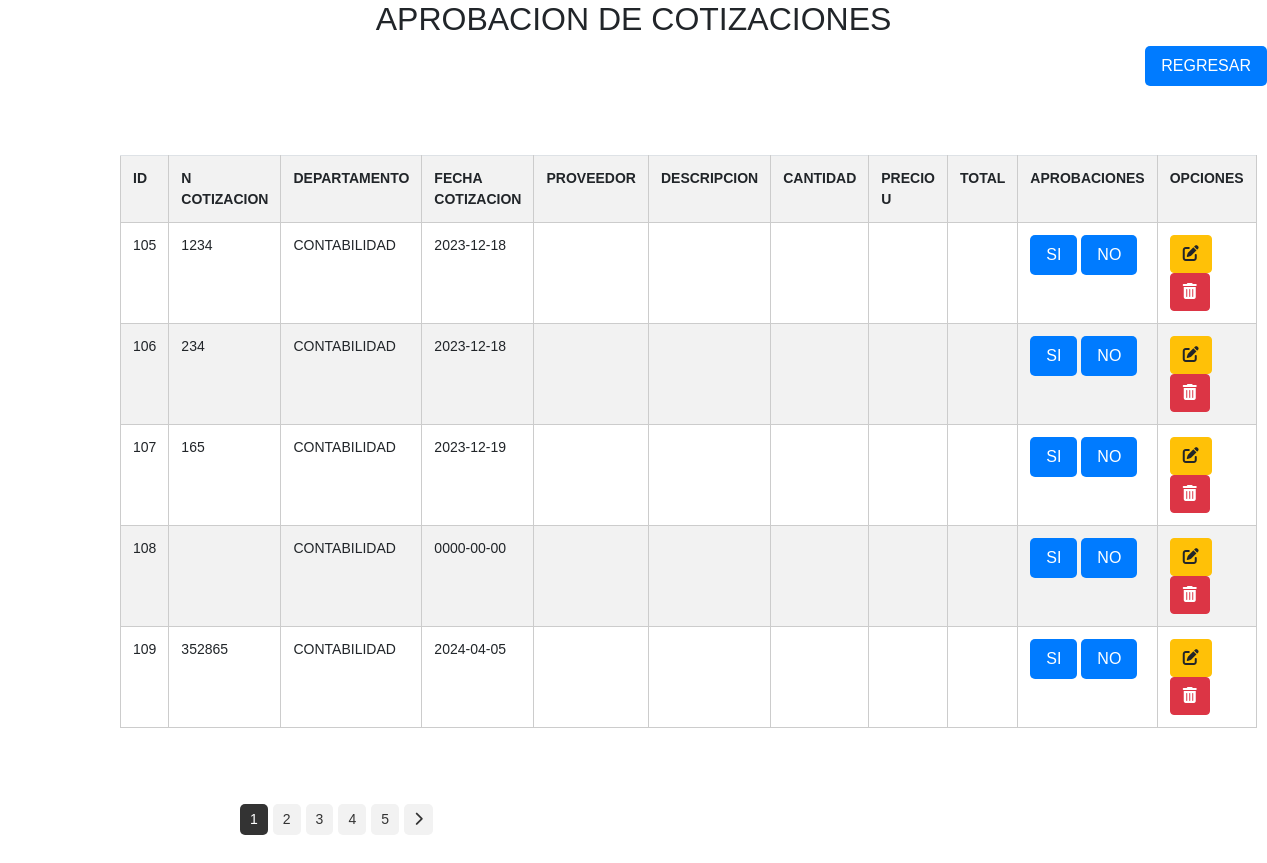
Screenshot of /cotizaciones/aprobacion_cotizaciones.php with the database file from the repository.
### tables this page shows
CREATE TABLE `tbl_cotizacion` (
  `ID_COTIZACION` int(11) NOT NULL AUTO_INCREMENT,
  `ID` int(11) DEFAULT NULL,
  `ID_PROVEEDOR` int(11) DEFAULT NULL,
  `NUMERO_COTIZACION` varchar(20) DEFAULT NULL,
  `DEPARTAMENTO` varchar(100) NOT NULL,
  `FECHA_COTIZACION` date DEFAULT NULL,
  `ESTADO` varchar(255) NOT NULL,
  `URL` varchar(255) NOT NULL,
  `FECHA_CREACION` timestamp NOT NULL DEFAULT current_timestamp(),
  `FECHA_MODIFICACION` timestamp NOT NULL DEFAULT current_timestamp() ON UPDATE current_timestamp(),
  `CREADO_POR` varchar(255) DEFAULT NULL,
  `MODIFICADO_POR` varchar(255) DEFAULT NULL,
  PRIMARY KEY (`ID_COTIZACION`),
  KEY `ID_PROVEEDOR` (`ID_PROVEEDOR`),
  KEY `tbl_solicitudes_tbl_cotizacion` (`ID`),
  CONSTRAINT `tbl_cotizacion_ibfk_1` FOREIGN KEY (`ID_PROVEEDOR`) REFERENCES `tbl_proveedores` (`ID_PROVEEDOR`)
);

### cotizaciones/aprobacion_cotizaciones.php (the view, shortened to what this page needs)
<!DOCTYPE html>
<html lang="en">
<head>
    <link rel="stylesheet" href="../css/estilos.css">
    <link href="https://cdn.jsdelivr.net/npm/bootstrap@5.3.0/dist/css/bootstrap.min.css" rel="stylesheet">
    <link rel="stylesheet" href="https://stackpath.bootstrapcdn.com/bootstrap/4.5.0/css/bootstrap.min.css">
</head>
<body>
    <h2 class="text-center">APROBACION DE COTIZACIONES</h2>
    <link rel="stylesheet" href="styles.css">
    <a href="./cotizaciones.php">
        <button id="btnregresar">REGRESAR</button>
    </a>
<br>
<br>
    <div class="content">
        <div class="table-container">
                <tbody>
                <br>
        <?php
        $conexion = mysqli_connect("localhost", "root", "", "gestion_compras2");
        $sql = "SELECT * FROM tbl_cotizacion";
        $resultados = mysqli_query($conexion, $sql);
        if (mysqli_num_rows($resultados) > 0) {
            echo '<table class="table table-striped">
                    <tr>
                    <th>ID</th>
                    <th>N COTIZACION</th>
                    <th>DEPARTAMENTO</th>
                    <th>FECHA COTIZACION</th>
                    <th>PROVEEDOR</th>
                    <th>DESCRIPCION</th>
                    <th>CANTIDAD</th>
                    <th>PRECIO U</th>
                    <th>TOTAL</th>
                    <th>APROBACIONES</th>
                    <th>OPCIONES</th>
                    </tr>';
            while ($row = mysqli_fetch_assoc($resultados)) {
                echo '<tr>
                        <td>' . $row['ID_COTIZACION'] . '</td>
                        <td>' . $row['NUMERO_COTIZACION'] . '</td>
                        <td>' . $row['DEPARTAMENTO'] . '</td>
                        <td>' . $row['FECHA_COTIZACION'] . '</td>
                        <td>' . $row['NOMBRE_PROVEEDOR'] . '</td>
                        <td>' . $row['DESCRIPCION'] . '</td>
                        <td>' . $row['CANTIDAD'] . '</td>
                        <td>' . $row['PRECIO'] . '</td>
                        <td>' . $row['TOTAL'] . '</td>
                        <td>
                        <label>
                        <input type="radio" name="aprobacion" class="checklist-input" />
                        <span class="checklist-label">
                            SI
                        </span>
                    </label>
                    <label>
                    <input type="radio" name="aprobacion" class="checklist-input" />
                    <span class="checklist-label">
                        NO
                    </span>
                </label>
                        <td>
                        <a href="../cotizaciones/editar_cotizacion.php?id=' . $row['ID_COTIZACION'].'"class="btn btn-warning" >
                        <i class="fas fa-edit"></i>
                        </a>
                        <a href="../cotizaciones/eliminar_cotizacion.php?id=' . $row['ID_COTIZACION'] . '"class="btn btn-danger">
                        <i class="fas fa-trash-alt"></i>
                    </a>
                        </td>
                        </td>
                    </tr>';
            }
            echo '</table>';
        } else {
            mostrarMensaje("No se encontraron registros.", "info");
        }
        ?>
            <div class="content">
                <?php
                $totalSolicitudes = 50;
                $registrosPorPagina = 10;
                $totalPaginas = ceil($totalSolicitudes / $registrosPorPagina);
                $paginaActual = isset($_GET['page']) ? $_GET['page'] : 1;
                ?>
                <div class="pagination">
                    <?php
                    for ($i = 1; $i <= $totalPaginas; $i++) {
                        echo '<a href="?page=' . $i . '" ' . ($i == $paginaActual ? 'class="current"' : '') . '>' . $i . '</a>';
                    }
                    if ($paginaActual < $totalPaginas) {
                        echo '<a href="?page=' . ($paginaActual + 1) . '"><i class="fas fa-chevron-right"></i></a>';
                    }
                    ?>
                </div>
            </div>
        </div>
    </div>
</body>
</html>

### css/estilos.css (style rules this page uses)
body { font-family: Arial, sans-serif; margin: 0; padding: 20px; }
.text-center { text-align: center; }
.content { margin-left: 220px; font-size: 14px; }
table { width: 100%; border-collapse: collapse; }
th, td { padding: 10px; text-align: left; border-bottom: 1px solid #ddd; }
th { background-color: #f2f2f2; }
.content { flex: 1; }
.table { width: calc(100% - 200px); transition: width 0.3s ease; }
.pagination { margin-top: 20px; }
.pagination a { display: inline-block; padding: 5px 10px; margin-right: 5px; background-color: #f2f2f2; text-decoration: none; color: #333; border-radius: 5px; }
.pagination a.current { background-color: #333; color: #fff; }

### objetos/styles.css (style rules this page uses)
body { font-family: Arial, sans-serif; margin: 0; padding: 0; }
.content { margin-left: 100px; padding: 20px; }
table { width: 100%; border-collapse: collapse; margin-top: 20px; }
th, td { border: 1px solid #ccc; padding: 8px; text-align: left; }
th { background-color: #007bff; color: #fff; }

### cotizaciones/aprobacion_cotizaciones.php (style rules this page uses)
#btnregresar { padding: 8px 16px; background-color: #007bff; color: #ffffff; border: none; cursor: pointer; border-radius: 5px; font-size: 16px; float: right; }
.checklist-label { display: inline-block; padding: 8px 16px; background-color: #007bff; color: #ffffff; border: none; cursor: pointer; border-radius: 5px; font-size: 16px; text-decoration: none; }

### rows the page displays
tbl_cotizacion: ID_COTIZACION "105", NUMERO_COTIZACION "1234", DEPARTAMENTO "CONTABILIDAD", FECHA_COTIZACION "2023-12-18"
tbl_cotizacion: ID_COTIZACION "106", NUMERO_COTIZACION "234", DEPARTAMENTO "CONTABILIDAD", FECHA_COTIZACION "2023-12-18"
tbl_cotizacion: ID_COTIZACION "107", NUMERO_COTIZACION "165", DEPARTAMENTO "CONTABILIDAD", FECHA_COTIZACION "2023-12-19"
tbl_cotizacion: ID_COTIZACION "108", DEPARTAMENTO "CONTABILIDAD", FECHA_COTIZACION "0000-00-00"
tbl_cotizacion: ID_COTIZACION "109", NUMERO_COTIZACION "352865", DEPARTAMENTO "CONTABILIDAD", FECHA_COTIZACION "2024-04-05"
